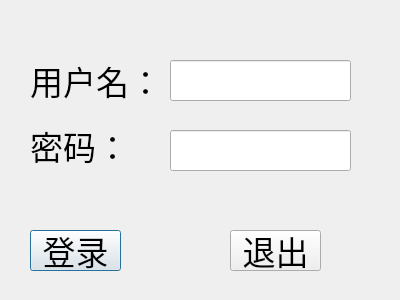
<?xml version="1.0" encoding="UTF-8"?>
<ui version="4.0">
 <class>LoginDialog</class>
 <widget class="QDialog" name="LoginDialog">
  <property name="geometry">
   <rect>
    <x>0</x>
    <y>0</y>
    <width>400</width>
    <height>300</height>
   </rect>
  </property>
  <property name="font">
   <font>
    <pointsize>25</pointsize>
   </font>
  </property>
  <property name="windowTitle">
   <string>Dialog</string>
  </property>
  <widget class="QLabel" name="label">
   <property name="geometry">
    <rect>
     <x>30</x>
     <y>50</y>
     <width>121</width>
     <height>61</height>
    </rect>
   </property>
   <property name="font">
    <font>
     <pointsize>25</pointsize>
    </font>
   </property>
   <property name="text">
    <string>用户名：</string>
   </property>
  </widget>
  <widget class="QLabel" name="label_2">
   <property name="geometry">
    <rect>
     <x>30</x>
     <y>120</y>
     <width>91</width>
     <height>51</height>
    </rect>
   </property>
   <property name="font">
    <font>
     <pointsize>25</pointsize>
    </font>
   </property>
   <property name="text">
    <string>密码：</string>
   </property>
  </widget>
  <widget class="QLineEdit" name="usr">
   <property name="geometry">
    <rect>
     <x>170</x>
     <y>60</y>
     <width>181</width>
     <height>41</height>
    </rect>
   </property>
   <property name="font">
    <font>
     <pointsize>25</pointsize>
    </font>
   </property>
  </widget>
  <widget class="QLineEdit" name="pwd">
   <property name="geometry">
    <rect>
     <x>170</x>
     <y>130</y>
     <width>181</width>
     <height>41</height>
    </rect>
   </property>
   <property name="font">
    <font>
     <pointsize>25</pointsize>
    </font>
   </property>
   <property name="echoMode">
    <enum>QLineEdit::Password</enum>
   </property>
  </widget>
  <widget class="QPushButton" name="login">
   <property name="geometry">
    <rect>
     <x>30</x>
     <y>230</y>
     <width>91</width>
     <height>41</height>
    </rect>
   </property>
   <property name="text">
    <string>登录</string>
   </property>
  </widget>
  <widget class="QPushButton" name="exit">
   <property name="geometry">
    <rect>
     <x>230</x>
     <y>230</y>
     <width>91</width>
     <height>41</height>
    </rect>
   </property>
   <property name="text">
    <string>退出</string>
   </property>
  </widget>
 </widget>
 <resources/>
 <connections>
  <connection>
   <sender>exit</sender>
   <signal>clicked()</signal>
   <receiver>LoginDialog</receiver>
   <slot>close()</slot>
   <hints>
    <hint type="sourcelabel">
     <x>275</x>
     <y>250</y>
    </hint>
    <hint type="destinationlabel">
     <x>199</x>
     <y>149</y>
    </hint>
   </hints>
  </connection>
 </connections>
</ui>
